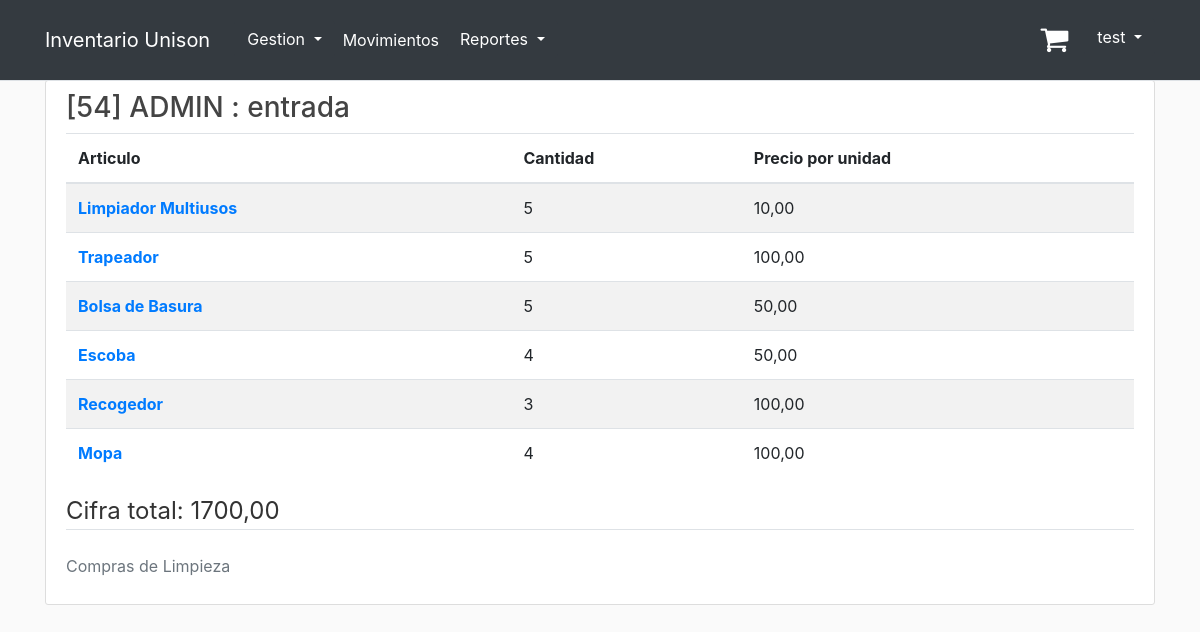
Screenshot of /movements/movement_info/54/ (signed in) with the database file from the repository.
### inventory/models.py (models this page shows, shortened)
class Order(models.Model):
    item = models.ForeignKey(Item, on_delete=models.CASCADE)
    quantity = models.IntegerField(default=1)
    price = models.DecimalField(max_digits=10, decimal_places=2)
    report = models.ForeignKey(Report, on_delete=models.CASCADE)

class Report(models.Model):
    TYPE_MOVEMENT = [
        ('entrada', 'Entrada'),
        ('salida', 'Salida'),
    ]
    date = models.DateTimeField(default=timezone.now)
    movement = models.CharField(max_length=10, choices=TYPE_MOVEMENT)
    user = models.ForeignKey(User, on_delete=models.CASCADE)
    reason = models.TextField(blank=True, null=True)
    def __str__(self):
        return f"[{self.id}] {self.user.username} : {self.movement}"

class Item(models.Model):
    CATEGORY_CHOICES = [
        ('papeleria', 'Papelería'),
        ('limpieza', 'Limpieza'),
        ('plomeria', 'Plomería'),
        ('electricidad', 'Electricidad'),
    ]
    UNIT_CHOICES = [
        ('paquete', 'Paquete'),
        ('block', 'Block'),
        ('individual', 'Individual'),
        ('caja', 'Caja'),
    ]
    name = models.CharField(max_length=255)
    image = models.ImageField(default='default_item.jpg', upload_to='item_pics')
    sku = models.DecimalField(max_digits=10, decimal_places=0, unique=True)
    category = models.CharField(max_length=20, choices=CATEGORY_CHOICES)
    description = models.TextField()
    unit_type = models.CharField(max_length=20, choices=UNIT_CHOICES)
    unit_price = models.DecimalField(max_digits=10, decimal_places=2)
    stock = models.IntegerField(default=0)
    low_stock_threshold = models.IntegerField(default=10)
    unison = models.BooleanField(default=True)

### inventory/views.py (the view)
# urls.py: path('movements/movement_info/<int:movement_id>/', views.movement_info, name='movement_info'),
@staff_member_required
def movement_info(request, movement_id):
    orders = Order.objects.filter(report_id=movement_id)
    total = 0
    for order in orders:
        total += order.price * order.quantity
    return render(request, 'inventory/movement_info.html', {'title': 'Movement Info', 'orders': orders, 'total': total})

### inventory/templates/inventory/movement_info.html
{% extends "base.html" %}
{% load crispy_forms_filters %}
{% load crispy_forms_tags %}
{% block content %}
    <div class="content-section">
        <h3>{{ orders.first.report }}</h3>
        <table class="table table-striped">
            <thead>
            <tr>
                <th scope="col">Articulo</th>
                <th scope="col">Cantidad</th>
                <th scope="col">Precio por unidad</th>
            </tr>
            </thead>
            <tbody>
            {% for order in orders %}
                <tr>
                    <th scope="row">
                    <a href="{% url 'display_item' order.item.id %}">{{ order.item.name }}</a>
                    </th>
                    <td> {{ order.quantity }}</td>
                    <td> {{ order.price }}</td>
                </tr>
            {% endfor %}
            </tbody>
        </table>
        <legend class="border-bottom mb-4">Cifra total: {{ total }}</legend>
        <p class="text-secondary">{{ orders.first.report.reason }}</p>
    </div>
{% endblock content %}

### templates/base.html (shortened to what this page needs)
{% load static %}
{% load i18n %}
{% language 'es' %}
<!DOCTYPE html>
<html lang="es">
<head>
    <link rel="stylesheet" href="https://cdnjs.cloudflare.com/ajax/libs/font-awesome/4.7.0/css/font-awesome.min.css">
    <link rel="stylesheet" href="https://cdn.jsdelivr.net/npm/bootstrap@4.3.1/dist/css/bootstrap.min.css"
>
    <link rel="stylesheet" type="text/css" href="{% static 'inventory/main.css' %}">
</head>
<body>
<header class="site-header">
    <nav class="navbar navbar-expand-md navbar-dark bg-dark fixed-top border-bottom">
        <div class="container">
            <a class="navbar-brand mr-4" href="/">Inventario Unison</a>
            <div class="collapse navbar-collapse" id="navbarToggle">
                <div class="navbar-nav mr-auto">
                    {% if user.is_staff %}
                        <li class="nav-item dropdown">
                            <button class="btn btn-dark dropdown-toggle" data-bs-toggle="dropdown"
                                    aria-expanded="false">
                                Gestion
                            </button>
                        </li>
                        <a class="nav-item nav-link" href="{% url 'movements' %}" style="color: white;">Movimientos</a>
                        <li class="nav-item dropdown">
                            <button class="btn btn-dark dropdown-toggle" data-bs-toggle="dropdown"
                                    aria-expanded="false">
                                Reportes
                            </button>
                        </li>
                    {% endif %}
                </div>
                <div class="navbar-nav">
                    {% if user.is_authenticated %}
                        <div class="d-flex m-3 me-0">
                            <a href="{% url 'shopping_cart' %}" class="position-relative me-4 my-auto">
                                <i class="fa fa-shopping-cart" aria-hidden="true"
                                   style="font-size:30px; color: white;"></i>
                            </a>
                        </div>
                        <div class="dropdown">
                            <button class="btn btn-dark dropdown-toggle" type="button" id="dropdownMenuButton"
                                    data-toggle="dropdown" aria-haspopup="true" aria-expanded="false"
                                    style="position: relative; top: 10px;">
                                {{ user.username }}
                            </button>
                        </div>
                    {% else %}
                        <a class="nav-item nav-link" href="{% url 'login' %}">Iniciar Sesion</a>
                    {% endif %}
                </div>
            </div>
        </div>
    </nav>
</header>
<main role="main" class="container">
    {% block content %}{% endblock %}
</main>
</body>
</html>
{% endlanguage %}

### inventory/static/inventory/main.css (style rules this page uses)
body { background: #fafafa; color: #333333; margin-top: 5rem; }
h1, h2, h3, h4, h5, h6 { color: #444444; }
.site-header .navbar-nav .nav-link { color: #cbd5db; }
.content-section { background: #ffffff; padding: 10px 20px; border: 1px solid #dddddd; border-radius: 3px; margin-bottom: 20px; }

### rows the page displays
Order: first.report "[54] ADMIN : entrada", item.name "Limpiador Multiusos", quantity "5", price "10,00", first.report.reason "Compras de Limpieza"
Order: item.name "Trapeador", quantity "5", price "100,00"
Order: item.name "Bolsa de Basura", quantity "5", price "50,00"
Order: item.name "Escoba", quantity "4", price "50,00"
Order: item.name "Recogedor", quantity "3", price "100,00"
Order: item.name "Mopa", quantity "4", price "100,00"

### other values shown
{{ user.username }} "test"
{{ total }} "1700,00"
